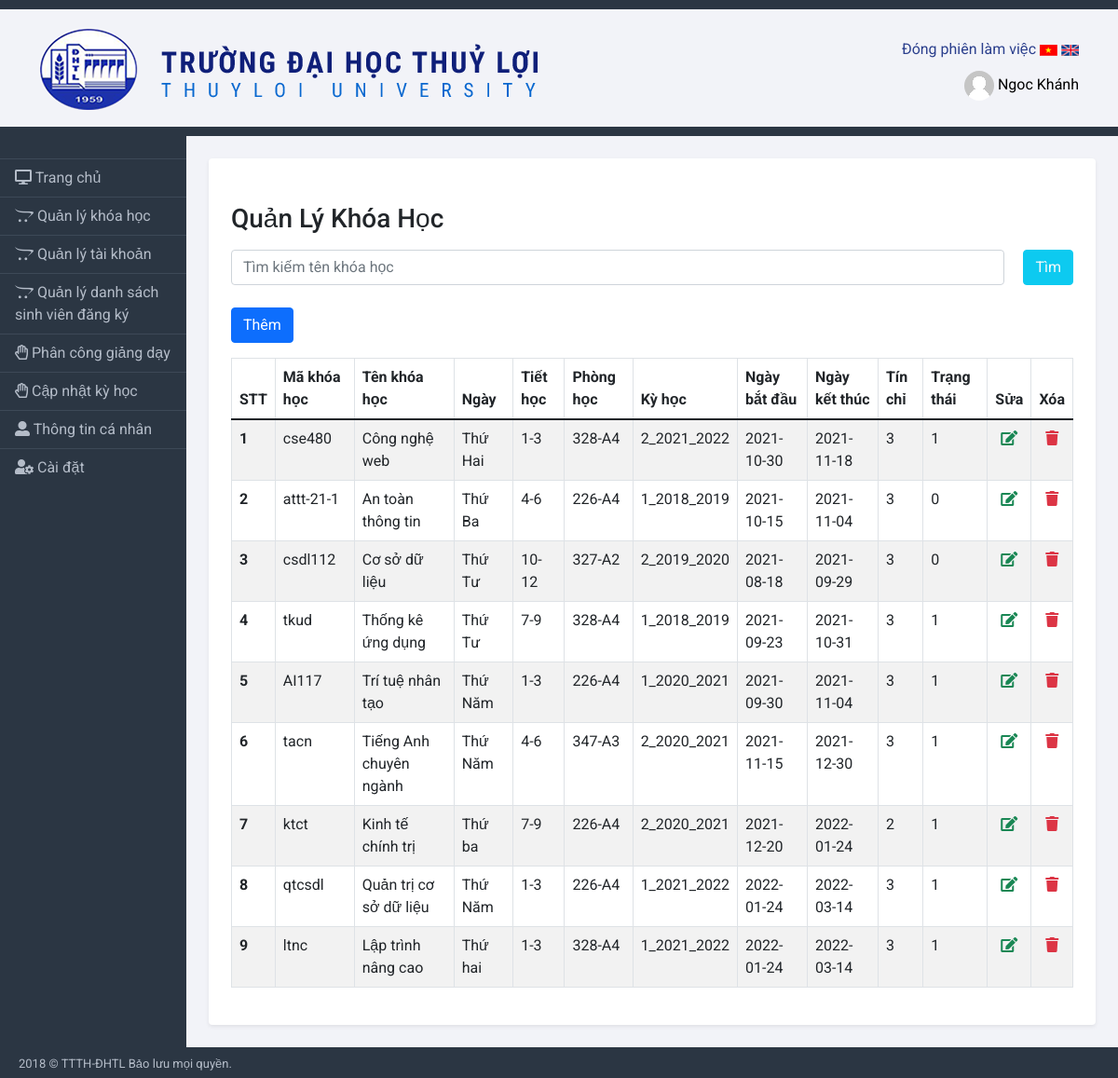
Screenshot of /admin/manage_course.php (signed in) with the database file from the repository.
### tables this page shows
CREATE TABLE `tb_course` (
  `id_course` int(11) NOT NULL,
  `code_course` varchar(50) NOT NULL,
  `name_course` varchar(50) NOT NULL,
  `days` varchar(20) NOT NULL,
  `lesson` varchar(10) NOT NULL,
  `id_room` int(11) NOT NULL,
  `id_semester` int(11) NOT NULL,
  `startdate` date NOT NULL,
  `enddate` date NOT NULL,
  `credit` int(11) NOT NULL,
  `status` int(11) NOT NULL DEFAULT 0
);

CREATE TABLE `tbl_room` (
  `id_room` int(11) NOT NULL,
  `name_room` varchar(50) NOT NULL
);

CREATE TABLE `tbl_semester` (
  `id_semester` int(11) NOT NULL,
  `name_semester` varchar(50) NOT NULL
);

### admin/manage_course.php (the view, shortened to what this page needs)
<?php
include('bridge-admin/menu.php')
?>
<div class="row">
    <div class="col-12">
        <br />
        <h3>Quản Lý Khóa Học</h3>
        <div class="my-3">
        <form action="" method="POST" style="display:flex;">
            <input class="form-control" type="search" name="search" placeholder="Tìm kiếm tên khóa học" required>
            <button class="btn btn-info text-light" type="submit" style="margin-left:20px;">Tìm</button>
        </form>
        </div>
        <a href="<?php echo SITEURL; ?>add_course.php" class="btn btn-primary mt-2">Thêm</a>
        <div class="table-responsive table-responsive-md">
            <table class="table table-striped table-hover table-bordered mt-3">
                <thead>
                    <tr>
                        <th scope="col">STT</th>
                        <th scope="col">Mã khóa học</th>
                        <th scope="col">Tên khóa học</th>
                        <th scope="col">Ngày</th>
                        <th scope="col">Tiết học</th>
                        <th scope="col">Phòng học</th>
                        <th scope="col">Kỳ học</th>
                        <th scope="col">Ngày bắt đầu</th>
                        <th scope="col">Ngày kết thúc</th>
                        <th scope="col">Tín chỉ</th>
                        <th scope="col">Trạng thái</th>
                        <th scope="col" class="text-center">Sửa</th>
                        <th scope="col" class="text-center">Xóa</th>
                    </tr>
                </thead>
                <tbody>
                    <?php
                    $sql = "SELECT id_course,code_course,name_course,days,lesson,name_room,name_semester,startdate,enddate,credit,status FROM tb_course,tbl_room,tbl_semester where tb_course.id_room = tbl_room.id_room AND tb_course.id_semester = tbl_semester.id_semester";
                    $result = mysqli_query($conn, $sql);
                    if (mysqli_num_rows($result) > 0) {
                        $i = 1;
                        while ($row = mysqli_fetch_assoc($result)) {
                    ?>
                            <tr>
                                <th scope="row"><?php echo $i; ?> </th>
                                <td><?php echo $row['code_course']; ?> </td>
                                <td><?php echo $row['name_course']; ?> </td>
                                <td><?php echo $row['days']; ?> </td>
                                <td><?php echo $row['lesson']; ?> </td>
                                <td><?php echo $row['name_room']; ?> </td>
                                <td><?php echo $row['name_semester']; ?> </td>
                                <td><?php echo $row['startdate']; ?> </td>
                                <td><?php echo $row['enddate']; ?> </td>
                                <td><?php echo $row['credit']; ?> </td>
                                <td><?php echo $row['status']; ?> </td>
                                <td class="text-center"><a href="update_course.php?id_course=<?php echo $row['id_course']; ?>"><i class="fas fa-edit text-success"></i></a></td>
                                <td class="text-center"><a href="delete_course.php?id_course=<?php echo $row['id_course']; ?>"><i class="fas fa-trash text-danger"></i></a></td>
                            </tr>
                    <?php
                            $i++;
                        }
                    }
                    ?>
                </tbody>
            </table>
        </div>
    </div>
</div>
<?php
include('./bridge-admin/footer.php')
?>

### css/main.css (style rules this page uses)
* { padding: 0; margin: 0; border: none; font-family: "Roboto", sans-serif; }
a { color: black; }
a { text-decoration: none; }
.text-center { text-align: center; }

### rows the page displays
tb_course: code_course "cse480", name_course "Công nghệ web", days "Thứ Hai", lesson "1-3", id_room.name_room "328-A4", id_semester.name_semester "2_2021_2022", startdate "2021-10-30", enddate "2021-11-18", credit "3", status "1"
tb_course: code_course "attt-21-1", name_course "An toàn thông tin", days "Thứ Ba", lesson "4-6", id_room.name_room "226-A4", id_semester.name_semester "1_2018_2019", startdate "2021-10-15", enddate "2021-11-04", credit "3", status "0"
tb_course: code_course "csdl112", name_course "Cơ sở dữ liệu", days "Thứ Tư", lesson "10-12", id_room.name_room "327-A2", id_semester.name_semester "2_2019_2020", startdate "2021-08-18", enddate "2021-09-29", credit "3", status "0"
tb_course: code_course "tkud", name_course "Thống kê ứng dụng", days "Thứ Tư", lesson "7-9", id_room.name_room "328-A4", id_semester.name_semester "1_2018_2019", startdate "2021-09-23", enddate "2021-10-31", credit "3", status "1"
tb_course: code_course "AI117", name_course "Trí tuệ nhân tạo", days "Thứ Năm", lesson "1-3", id_room.name_room "226-A4", id_semester.name_semester "1_2020_2021", startdate "2021-09-30", enddate "2021-11-04", credit "3", status "1"
tb_course: code_course "tacn", name_course "Tiếng Anh chuyên ngành", days "Thứ Năm", lesson "4-6", id_room.name_room "347-A3", id_semester.name_semester "2_2020_2021", startdate "2021-11-15", enddate "2021-12-30", credit "3", status "1"
tb_course: code_course "ktct", name_course "Kinh tế chính trị", days "Thứ ba", lesson "7-9", id_room.name_room "226-A4", id_semester.name_semester "2_2020_2021", startdate "2021-12-20", enddate "2022-01-24", credit "2", status "1"
tb_course: code_course "qtcsdl", name_course "Quản trị cơ sở dữ liệu", days "Thứ Năm", lesson "1-3", id_room.name_room "226-A4", id_semester.name_semester "1_2021_2022", startdate "2022-01-24", enddate "2022-03-14", credit "3", status "1"
tb_course: code_course "ltnc", name_course "Lập trình nâng cao", days "Thứ hai", lesson "1-3", id_room.name_room "328-A4", id_semester.name_semester "1_2021_2022", startdate "2022-01-24", enddate "2022-03-14", credit "3", status "1"

### other values shown
$_SESSION['users'] "Ngoc Khánh"
